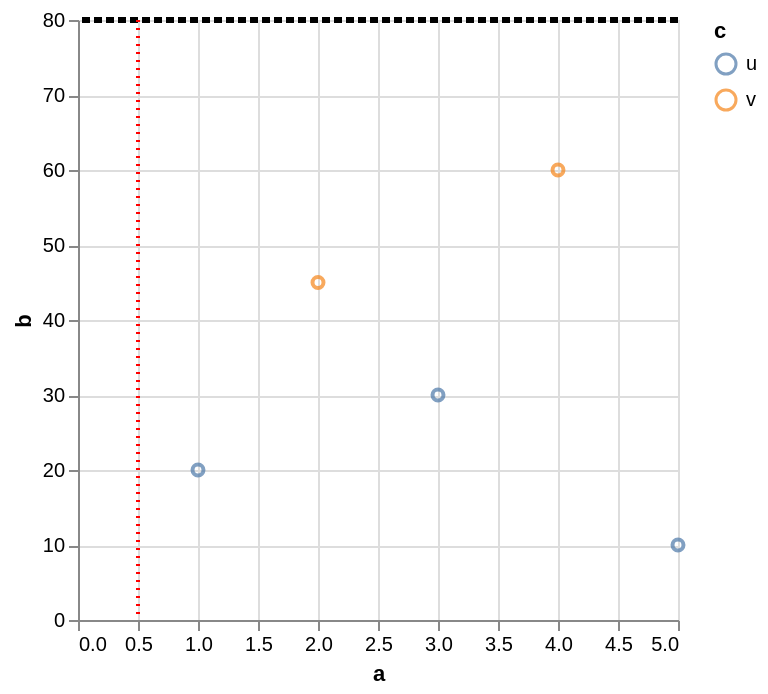

Specify this chart in Vega-Lite:
### Vega-Lite specification from a JSON file in a GitHub repository (floating-point values rounded to 4 significant figures)
{"data": {"values": [{"a": 1, "b": 20, "c": "u"}, {"a": 2, "b": 45, "c": "v"}, {"a": 3, "b": 30, "c": "u"}, {"a": 4, "b": 60, "c": "v"}, {"a": 5, "b": 10, "c": "u"}]}, "layer": [{"mark": "point", "encoding": {"x": {"field": "a", "type": "quantitative"}, "y": {"field": "b", "type": "quantitative"}, "color": {"field": "c", "type": "nominal"}}}, {"mark": {"type": "rule", "strokeDash": [4, 2], "size": 3}, "encoding": {"y": {"datum": 80}}}, {"mark": {"type": "rule", "strokeDash": [1, 3]}, "encoding": {"x": {"datum": 0.5}, "size": {"value": 2}, "color": {"value": "red"}}}]}
